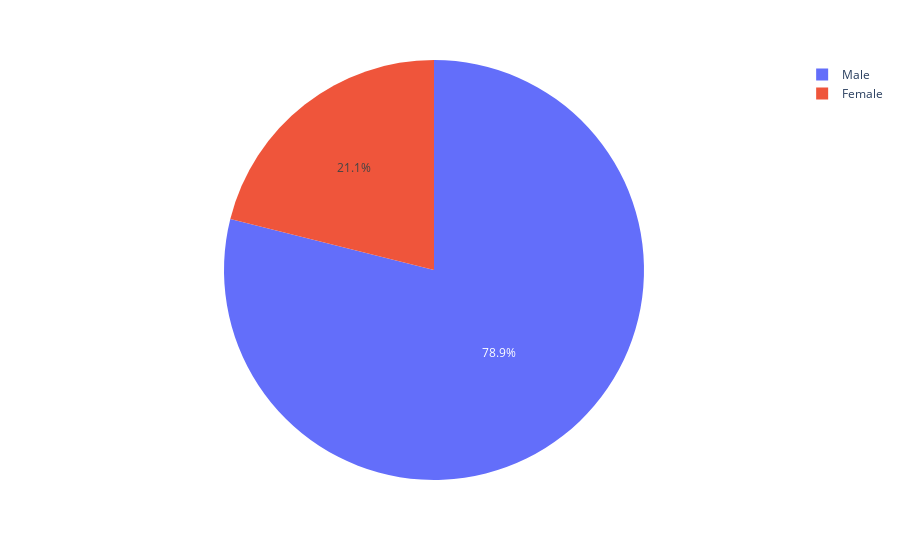

Notebook cell for this chart:
### Code cell
# the precentage ratio of male and female in the dataset 
# we draw pie chart using plotly on sex column
fig = px.pie(df,names='sex')
fig.show()

### Figure 1 — Plotly figure (JSON) as saved in the notebook; plotly's stock layout.template omitted (floating-point values rounded to 4 significant figures; data arrays with more than 128 entries replaced by an {"elided": "..."} marker saying what was removed)
{"data": [{"domain": {"x": [0, 1], "y": [0, 1]}, "hovertemplate": "sex=%{label}<extra></extra>", "labels": {"elided": "920 str values"}, "legendgroup": "", "name": "", "showlegend": true, "type": "pie"}], "layout": {"legend": {"tracegroupgap": 0}, "margin": {"t": 60}}}
